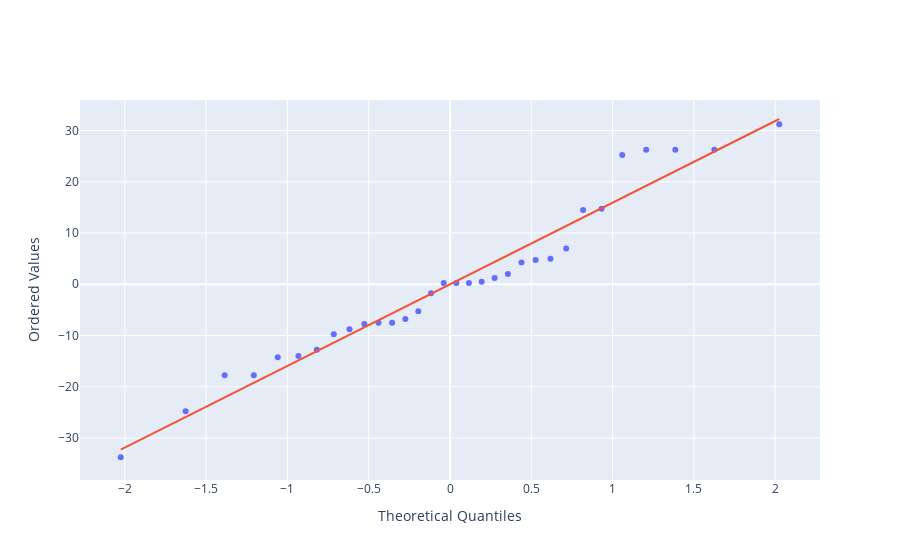

Notebook code cell kept with this figure:
### Code cell
qq = stats.probplot(model.resid, rvalue=True)
x = np.array([qq[0][0][0], qq[0][0][-1]])

fig = go.Figure()
fig.add_scatter(x=qq[0][0], y=qq[0][1], mode="markers")
fig.add_scatter(x=x, y=qq[1][1] + qq[1][0] * x, mode="lines")
fig.update_layout(
    xaxis_title="Theoretical Quantiles",
    yaxis_title="Ordered Values",
    showlegend=False,
)
fig.show()
fig.write_image(f"./figures/qq_time.svg")

### Figure 1 — Plotly figure (JSON) as saved in the notebook; plotly's stock layout.template omitted (floating-point values rounded to 4 significant figures)
{"data": [{"mode": "markers", "type": "scatter", "x": [-2.025, -1.626, -1.386, -1.207, -1.06, -0.9324, -0.8187, -0.7148, -0.6181, -0.5268, -0.4397, -0.3559, -0.2745, -0.1948, -0.1164, -0.03873, 0.03873, 0.1164, 0.1948, 0.2745, 0.3559, 0.4397, 0.5268, 0.6181, 0.7148, 0.8187, 0.9324, 1.06, 1.207, 1.386, 1.626, 2.025], "y": [-33.75, -24.75, -17.75, -17.75, -14.25, -14, -12.75, -9.75, -8.75, -7.75, -7.5, -7.5, -6.75, -5.25, -1.75, 0.25, 0.25, 0.25, 0.5, 1.25, 2, 4.25, 4.75, 5, 7, 14.5, 14.75, 25.25, 26.25, 26.25, 26.25, 31.25]}, {"mode": "lines", "type": "scatter", "x": [-2.025, 2.025], "y": [-32.25, 32.25]}], "layout": {"showlegend": false, "xaxis": {"title": {"text": "Theoretical Quantiles"}}, "yaxis": {"title": {"text": "Ordered Values"}}}}
